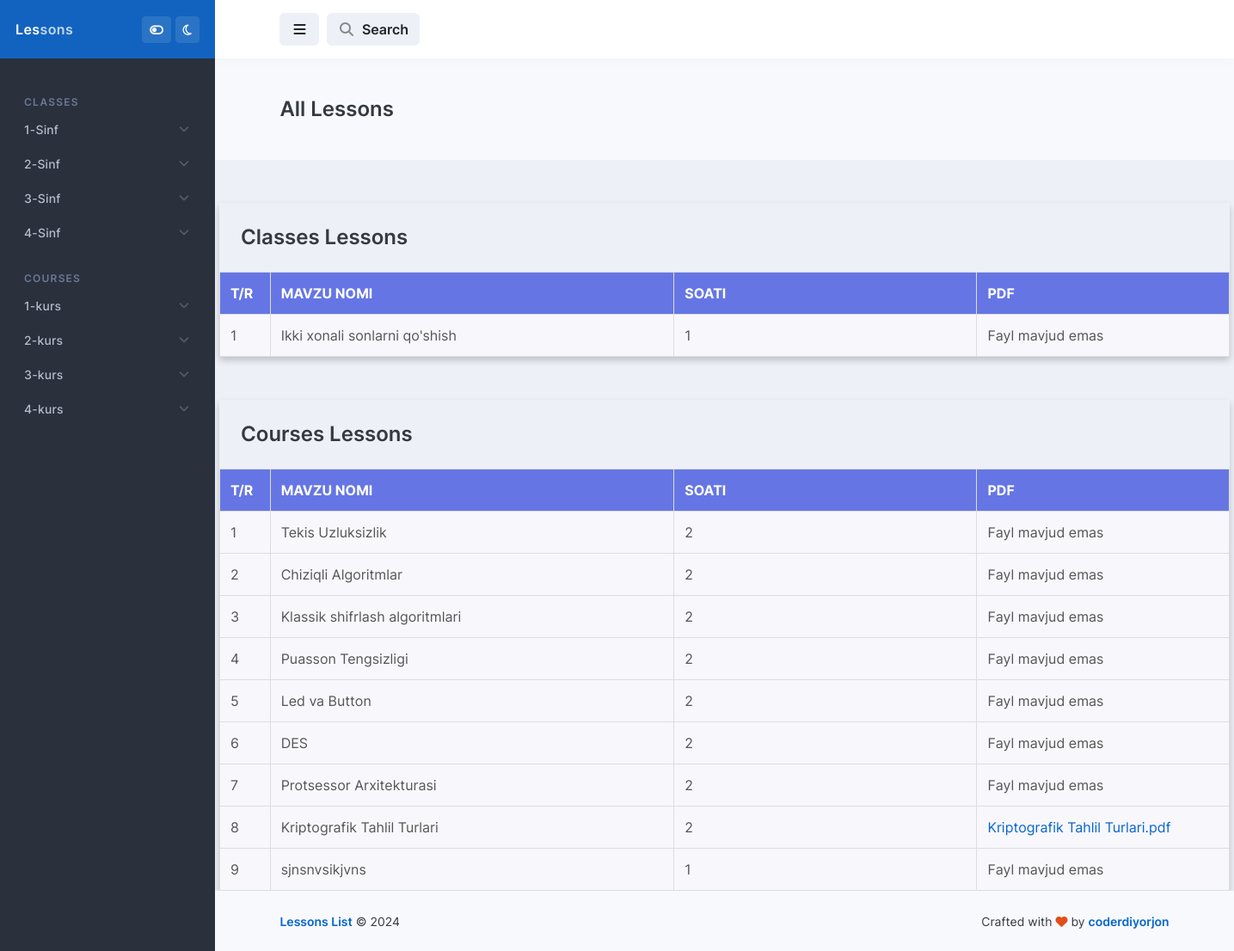
The page /?science=Matematika on the database its author committed.
### classes/models.py (models this page shows, shortened)
class Classes(models.Model):
    name = models.CharField(max_length=100, unique=True)
    def __str__(self):
        return self.name
    class Meta:
        verbose_name_plural = 'Classes'
        verbose_name = 'Class'

class LessonsSchool(models.Model):
    lessonName = models.CharField(max_length=100)
    time = models.PositiveSmallIntegerField()
    pdfFile = models.FileField(upload_to='media/pdfFilesSchool', blank=True, null=True)
    classes = models.ForeignKey(to=Classes, on_delete=models.CASCADE)
    science = models.ForeignKey(to=SciencesSchool, on_delete=models.CASCADE)
    class Meta:
        verbose_name_plural = 'Lessons'
        verbose_name = 'Lesson'

### courses/models.py (models this page shows, shortened)
class Courses(models.Model):
    name = models.CharField(max_length=100)
    def __str__(self):
        return self.name
    class Meta:
        verbose_name_plural = 'Courses'
        verbose_name = 'Course'

class LessonsUni(models.Model):
    name=models.CharField(max_length=100)
    time=models.PositiveIntegerField()
    pdfFile=models.FileField(upload_to='media/pdfFilesUniversity', null=True, blank=True)
    course=models.ForeignKey(to=Courses, on_delete=models.CASCADE)
    science=models.ForeignKey(to=SciencesUni, on_delete=models.CASCADE)
    class Meta:
        verbose_name='Lesson'
        verbose_name_plural='Lessons'

### courses/views.py (the view)
# urls.py: path('', index, name='index'), ]
def index(request):
    selected_science = request.GET.get('science')
    selected_course = request.GET.get('course')
    search_query = request.GET.get('page-header-search-input', '').strip()  # Get search input
    all_lessons_school = LessonsSchool.objects.all()
    all_lessons_uni = LessonsUni.objects.all()
    if search_query:
        lessons_school = all_lessons_school.filter(Q(lessonName__icontains=search_query))
        lessons_uni = all_lessons_uni.filter(Q(name__icontains=search_query))
    else:
        lessons_school = all_lessons_school
        lessons_uni = all_lessons_uni
    if selected_science:
        lessons_school = LessonsSchool.objects.filter(science__scienceName=selected_science)
    if selected_course:
        lessons_uni = LessonsUni.objects.filter(science__name=selected_course)
    context = {
        'title': "Javlon Domla Zo'r",
        'classesSchool': Classes.objects.all(),
        'coursesSchool': Courses.objects.all(),
        'SciencesSchoolwithNamesClasses': list(zip(
            [str(name.classes) for name in SciencesSchool.objects.all()],
            [science.scienceName for science in SciencesSchool.objects.all()]
        )),
        'SciencesUniwithNamesCourses': list(zip(
            [str(name.course) for name in SciencesUni.objects.all()],
            [science.name for science in SciencesUni.objects.all()]
        )),
        'Lessonschool': lessons_school,
        'Lessonsuni': lessons_uni,
        'selected_science': selected_science,
        'selected_course': selected_course,
        'search_query': search_query,
    }
    return render(request, 'index.html', context)

### templates/index.html (shortened to what this page needs)
{% load static %}
<!doctype html>
<html lang="en">
<head>
    <link rel="stylesheet" id="css-main" href="{% static 'css/dashmix.min.css' %}">
    <link rel="stylesheet" id="css-main" href="{% static 'css/TableStyle.css' %}">
</head>
<body>
<div id="page-container"
     class="sidebar-o sidebar-dark enable-page-overlay side-scroll page-header-fixed main-content-narrow">
    <nav id="sidebar" aria-label="Main Navigation">
        <div class="bg-header-dark">
            <div class="content-header bg-white-5">
                <a class="fw-semibold text-white tracking-wide" href="#">
              <span class="smini-hidden">
                Les<span class="opacity-75">sons</span>
              </span>
                </a>
                <div>
                    <button type="button" class="btn btn-sm btn-alt-secondary" data-toggle="class-toggle"
                            data-target="#sidebar-style-toggler" data-class="fa-toggle-off fa-toggle-on"
                            onclick="Dashmix.layout('sidebar_style_toggle');Dashmix.layout('header_style_toggle');">
                        <i class="fa fa-toggle-off" id="sidebar-style-toggler"></i>
                    </button>
                    <button type="button" class="btn btn-sm btn-alt-secondary" data-toggle="class-toggle"
                            data-target="#dark-mode-toggler" data-class="far fa"
                            onclick="Dashmix.layout('dark_mode_toggle');">
                        <i class="far fa-moon" id="dark-mode-toggler"></i>
                    </button>
                </div>
            </div>
        </div>
        <div class="js-sidebar-scroll">
            <div class="content-side">
                <ul class="nav-main">
                    <li class="nav-main-heading">Classes</li>
                    {% for clas in classesSchool %}
                        <li class="nav-main-item">
                            <a class="nav-main-link nav-main-link-submenu" data-toggle="submenu" aria-haspopup="true"
                               aria-expanded="false" href="#">
                                <span class="nav-main-link-name">{{ clas.name }}</span>
                            </a>
                        </li>
                    {% endfor %}
                    <li class="nav-main-heading">Courses</li>
                    {% for course in coursesSchool %}
                        <li class="nav-main-item">
                            <a class="nav-main-link nav-main-link-submenu" data-toggle="submenu" aria-haspopup="true"
                               aria-expanded="false" href="#">
                                <span class="nav-main-link-name">{{ course.name }}</span>
                            </a>
                        </li>
                    {% endfor %}
                </ul>
            </div>
        </div>
    </nav>
    <header id="page-header">
        <div class="content-header">
            <div class="space-x-1">
                <button type="button" class="btn btn-alt-secondary" data-toggle="layout" data-action="sidebar_toggle">
                    <i class="fa fa-fw fa-bars"></i>
                </button>
                <button type="button" class="btn btn-alt-secondary" data-toggle="layout" data-action="header_search_on">
                    <i class="fa fa-fw opacity-50 fa-search"></i> <span
                        class="ms-1 d-none d-sm-inline-block">Search</span>
                </button>
            </div>
        </div>
    </header>
    <main id="main-container">
        <div class="bg-body-light">
            <div class="content content-full">
                <div class="d-flex flex-column flex-sm-row justify-content-sm-between align-items-sm-center">
                    <h1 class="flex-grow-1 fs-3 fw-semibold my-2 my-sm-3">
                        <a href="{% url 'index' %}" style="text-decoration: none; color: inherit;">All Lessons</a>
                    </h1>
                </div>
            </div>
        </div>
        <div class="table-container" style="margin-top: 50px">
            <h3 style="margin: 25px">
                Classes Lessons
            </h3>
            <table>
                <thead>
                <tr>
                    <th style="width: 5%;">T/r</th>
                    <th style="width: 40%;">Mavzu Nomi</th>
                    <th style="width: 30%;">Soati</th>
                    <th style="width: 25%;">PDF</th>
                </tr>
                </thead>
                <tbody>
                {% for lesson in Lessonschool %}
                    <tr>
                        <td>{{ forloop.counter }}</td>
                        <td>{{ lesson.lessonName }}</td>
                        <td>{{ lesson.time }}</td>
                        <td>
    {% if lesson.pdfFile %}
        <a href="{% url 'download_pdf' lesson.id %}" target="_blank" download>{{ lesson.name }}.pdf</a>
    {% else %}
        Fayl mavjud emas
    {% endif %}
</td>
                    </tr>
                {% empty %}
                    <tr>
                        <td colspan="4">Hech qanday dars topilmadi</td>
                    </tr>
                {% endfor %}
                </tbody>
            </table>
        </div>
        <div class="table-container" style="margin-top: 50px">
            <h3 style="margin: 25px">
                Courses Lessons
            </h3>
            <table>
                <thead>
                <tr>
                    <th style="width: 5%;">T/r</th>
                    <th style="width: 40%;">Mavzu Nomi</th>
                    <th style="width: 30%;">Soati</th>
                    <th style="width: 25%;">PDF</th>
                </tr>
                </thead>
                <tbody>
                {% if Lessonsuni %}
                    {% for lesson in Lessonsuni %}
                        <tr>
                            <td>{{ forloop.counter }}</td>
                            <td>{{ lesson.name }}</td>
                            <td>{{ lesson.time }}</td>
                            <td>
    {% if lesson.pdfFile %}
        <a href="{% url 'download_pdf' lesson.id %}" target="_blank" download>{{ lesson.name }}.pdf</a>
    {% else %}
        Fayl mavjud emas
    {% endif %}
</td>
                        </tr>
                    {% empty %}
                        <tr>
                            <td colspan="4">Hech qanday dars topilmadi</td>
                        </tr>
                    {% endfor %}
                {% else %}
                    <tr>
                        <td colspan="4">Hech qanday dars topilmadi</td>
                    </tr>
                {% endif %}
                </tbody>
            </table>
        </div>
    </main>
    <footer id="page-footer" class="bg-body-light">
        <div class="content py-0">
            <div class="row fs-sm">
                <div class="col-sm-6 order-sm-2 mb-1 mb-sm-0 text-center text-sm-end">
                    Crafted with <i class="fa fa-heart text-danger"></i> by <a class="fw-semibold"
                                                                               href="https://telegram.me/StackOverFlow2024"
                                                                               target="_blank">coderdiyorjon</a>
                </div>
                <div class="col-sm-6 order-sm-1 text-center text-sm-start">
                    <a class="fw-semibold" href="https://student.jbnuu.uz" target="_blank">Lessons List</a> &copy; <span
                        data-toggle="year-copy"></span>
                </div>
            </div>
        </div>
    </footer>
</div>
</body>
</html>

### static/css/TableStyle.css (style rules this page uses)
.table-container { width: 1175px; margin: 0 auto; overflow-x: auto; box-shadow: 0px 4px 8px rgba(0, 0, 0, 0.2); }
table { width: 100%; border-collapse: collapse; }
th, td { padding: 12px; text-align: left; border: 1px solid #ddd; }
th { background-color: #6576e4; color: #ffffff; font-weight: bold; text-transform: uppercase; }
td { color: #555; background-color: #f8f7fc; }

### rows shown on the page
Classes: name "1-Sinf"
Classes: name "2-Sinf"
Classes: name "3-Sinf"
Classes: name "4-Sinf"
Courses: name "1-kurs"
Courses: name "2-kurs"
Courses: name "3-kurs"
Courses: name "4-kurs"
LessonsSchool: lessonName "Ikki xonali sonlarni qo'shish", time "1", pdfFile "Fayl mavjud emas"
LessonsUni: name "Tekis Uzluksizlik", time "2", pdfFile "Fayl mavjud emas"
LessonsUni: name "Chiziqli Algoritmlar", time "2", pdfFile "Fayl mavjud emas"
LessonsUni: name "Klassik shifrlash algoritmlari", time "2", pdfFile "Fayl mavjud emas"
LessonsUni: name "Puasson Tengsizligi", time "2", pdfFile "Fayl mavjud emas"
LessonsUni: name "Led va Button", time "2", pdfFile "Fayl mavjud emas"
LessonsUni: name "DES", time "2", pdfFile "Fayl mavjud emas"
LessonsUni: name "Protsessor Arxitekturasi", time "2", pdfFile "Fayl mavjud emas"
LessonsUni: name "Kriptografik Tahlil Turlari", time "2"
LessonsUni: name "sjnsnvsikjvns", time "1", pdfFile "Fayl mavjud emas"
